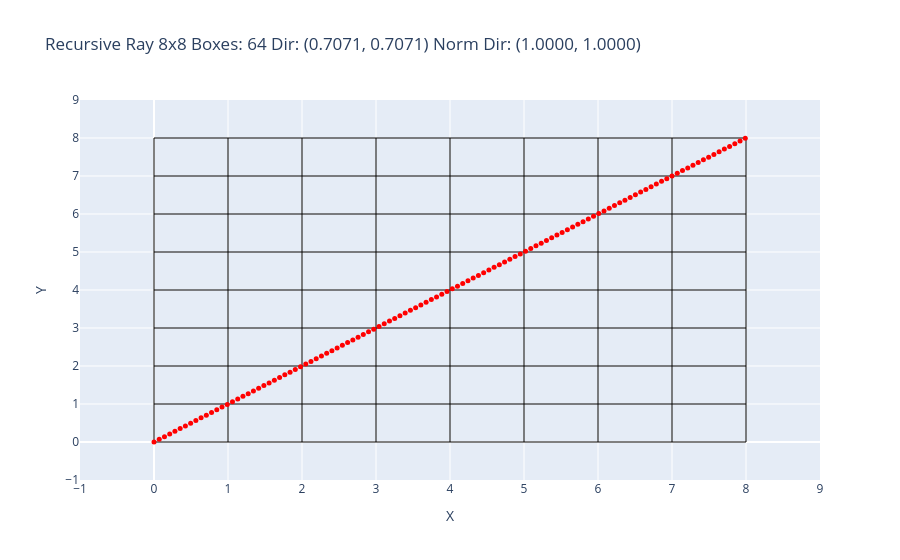

Notebook cell for this chart:
### Code cell
import plotly.graph_objects as go
import numpy as np

# Input 8x8 array (not used in the plot, but defined for completeness)
a = np.array([
    [0, 0, 0, 0, 0, 0, 0, 0],
    [0, 0, 0, 0, 0, 0, 0, 0],
    [0, 0, 0, 0, 0, 0, 0, 0],
    [0, 0, 0, 0, 0, 0, 0, 0],
    [0, 0, 0, 0, 0, 0, 0, 0],
    [0, 0, 0, 0, 0, 0, 0, 0],
    [0, 0, 0, 0, 0, 0, 0, 0],
    [0, 0, 0, 0, 0, 0, 0, 0]
])

# 8x8 grid size
N = 8

# Initial position and normalized direction
origin = np.array([0, 0])
direction = np.array([1, 1]) / np.sqrt(2)

# Initialize figure
fig = go.Figure()

# Plot the 8x8 grid
for i in range(N + 1):
    fig.add_trace(go.Scatter(x=[i, i], y=[0, N], mode='lines', line=dict(color='black', width=1)))
    fig.add_trace(go.Scatter(x=[0, N], y=[i, i], mode='lines', line=dict(color='black', width=1)))

# Plot the ray
t_max = 2 * N  # Maximum distance to trace the ray
t = 0
current_pos = origin.copy()

while t < t_max:
    fig.add_trace(go.Scatter(x=[current_pos[0]], y=[current_pos[1]], mode='markers', marker=dict(color='red', size=5)))
    t += 0.1
    current_pos = origin + t * direction

    # Check if the ray hits a grid boundary
    if current_pos[0] < 0 or current_pos[0] > N or current_pos[1] < 0 or current_pos[1] > N:
        break

# Update layout
fig.update_layout(
    title=f"Recursive Ray 8x8 Boxes: {N*N} Dir: ({direction[0]:.4f}, {direction[1]:.4f}) Norm Dir: ({np.linalg.norm(direction):.4f}, {np.linalg.norm(direction):.4f})",
    xaxis=dict(title="X", range=[-1, N+1], tickmode='linear', tick0=0, dtick=1),
    yaxis=dict(title="Y", range=[-1, N+1], tickmode='linear', tick0=0, dtick=1),
    showlegend=False
)

# Show the plot
fig.show()

### Figure 1 — Plotly figure (JSON) as saved in the notebook; plotly's stock layout.template omitted (floating-point values rounded to 4 significant figures)
{"data": [{"line": {"color": "black", "width": 1}, "mode": "lines", "type": "scatter", "x": [0, 0], "y": [0, 8]}, {"line": {"color": "black", "width": 1}, "mode": "lines", "type": "scatter", "x": [0, 8], "y": [0, 0]}, {"line": {"color": "black", "width": 1}, "mode": "lines", "type": "scatter", "x": [1, 1], "y": [0, 8]}, {"line": {"color": "black", "width": 1}, "mode": "lines", "type": "scatter", "x": [0, 8], "y": [1, 1]}, {"line": {"color": "black", "width": 1}, "mode": "lines", "type": "scatter", "x": [2, 2], "y": [0, 8]}, {"line": {"color": "black", "width": 1}, "mode": "lines", "type": "scatter", "x": [0, 8], "y": [2, 2]}, {"line": {"color": "black", "width": 1}, "mode": "lines", "type": "scatter", "x": [3, 3], "y": [0, 8]}, {"line": {"color": "black", "width": 1}, "mode": "lines", "type": "scatter", "x": [0, 8], "y": [3, 3]}, {"line": {"color": "black", "width": 1}, "mode": "lines", "type": "scatter", "x": [4, 4], "y": [0, 8]}, {"line": {"color": "black", "width": 1}, "mode": "lines", "type": "scatter", "x": [0, 8], "y": [4, 4]}, {"line": {"color": "black", "width": 1}, "mode": "lines", "type": "scatter", "x": [5, 5], "y": [0, 8]}, {"line": {"color": "black", "width": 1}, "mode": "lines", "type": "scatter", "x": [0, 8], "y": [5, 5]}, {"line": {"color": "black", "width": 1}, "mode": "lines", "type": "scatter", "x": [6, 6], "y": [0, 8]}, {"line": {"color": "black", "width": 1}, "mode": "lines", "type": "scatter", "x": [0, 8], "y": [6, 6]}, {"line": {"color": "black", "width": 1}, "mode": "lines", "type": "scatter", "x": [7, 7], "y": [0, 8]}, {"line": {"color": "black", "width": 1}, "mode": "lines", "type": "scatter", "x": [0, 8], "y": [7, 7]}, {"line": {"color": "black", "width": 1}, "mode": "lines", "type": "scatter", "x": [8, 8], "y": [0, 8]}, {"line": {"color": "black", "width": 1}, "mode": "lines", "type": "scatter", "x": [0, 8], "y": [8, 8]}, {"marker": {"color": "red", "size": 5}, "mode": "markers", "type": "scatter", "x": [0], "y": [0]}, {"marker": {"color": "red", "size": 5}, "mode": "markers", "type": "scatter", "x": [0.07071], "y": [0.07071]}, {"marker": {"color": "red", "size": 5}, "mode": "markers", "type": "scatter", "x": [0.1414], "y": [0.1414]}, {"marker": {"color": "red", "size": 5}, "mode": "markers", "type": "scatter", "x": [0.2121], "y": [0.2121]}, {"marker": {"color": "red", "size": 5}, "mode": "markers", "type": "scatter", "x": [0.2828], "y": [0.2828]}, {"marker": {"color": "red", "size": 5}, "mode": "markers", "type": "scatter", "x": [0.3536], "y": [0.3536]}, {"marker": {"color": "red", "size": 5}, "mode": "markers", "type": "scatter", "x": [0.4243], "y": [0.4243]}, {"marker": {"color": "red", "size": 5}, "mode": "markers", "type": "scatter", "x": [0.495], "y": [0.495]}, {"marker": {"color": "red", "size": 5}, "mode": "markers", "type": "scatter", "x": [0.5657], "y": [0.5657]}, {"marker": {"color": "red", "size": 5}, "mode": "markers", "type": "scatter", "x": [0.6364], "y": [0.6364]}, {"marker": {"color": "red", "size": 5}, "mode": "markers", "type": "scatter", "x": [0.7071], "y": [0.7071]}, {"marker": {"color": "red", "size": 5}, "mode": "markers", "type": "scatter", "x": [0.7778], "y": [0.7778]}, {"marker": {"color": "red", "size": 5}, "mode": "markers", "type": "scatter", "x": [0.8485], "y": [0.8485]}, {"marker": {"color": "red", "size": 5}, "mode": "markers", "type": "scatter", "x": [0.9192], "y": [0.9192]}, {"marker": {"color": "red", "size": 5}, "mode": "markers", "type": "scatter", "x": [0.9899], "y": [0.9899]}, {"marker": {"color": "red", "size": 5}, "mode": "markers", "type": "scatter", "x": [1.061], "y": [1.061]}, {"marker": {"color": "red", "size": 5}, "mode": "markers", "type": "scatter", "x": [1.131], "y": [1.131]}, {"marker": {"color": "red", "size": 5}, "mode": "markers", "type": "scatter", "x": [1.202], "y": [1.202]}, {"marker": {"color": "red", "size": 5}, "mode": "markers", "type": "scatter", "x": [1.273], "y": [1.273]}, {"marker": {"color": "red", "size": 5}, "mode": "markers", "type": "scatter", "x": [1.344], "y": [1.344]}, {"marker": {"color": "red", "size": 5}, "mode": "markers", "type": "scatter", "x": [1.414], "y": [1.414]}, {"marker": {"color": "red", "size": 5}, "mode": "markers", "type": "scatter", "x": [1.485], "y": [1.485]}, {"marker": {"color": "red", "size": 5}, "mode": "markers", "type": "scatter", "x": [1.556], "y": [1.556]}, {"marker": {"color": "red", "size": 5}, "mode": "markers", "type": "scatter", "x": [1.626], "y": [1.626]}, {"marker": {"color": "red", "size": 5}, "mode": "markers", "type": "scatter", "x": [1.697], "y": [1.697]}, {"marker": {"color": "red", "size": 5}, "mode": "markers", "type": "scatter", "x": [1.768], "y": [1.768]}, {"marker": {"color": "red", "size": 5}, "mode": "markers", "type": "scatter", "x": [1.838], "y": [1.838]}, {"marker": {"color": "red", "size": 5}, "mode": "markers", "type": "scatter", "x": [1.909], "y": [1.909]}, {"marker": {"color": "red", "size": 5}, "mode": "markers", "type": "scatter", "x": [1.98], "y": [1.98]}, {"marker": {"color": "red", "size": 5}, "mode": "markers", "type": "scatter", "x": [2.051], "y": [2.051]}, {"marker": {"color": "red", "size": 5}, "mode": "markers", "type": "scatter", "x": [2.121], "y": [2.121]}, {"marker": {"color": "red", "size": 5}, "mode": "markers", "type": "scatter", "x": [2.192], "y": [2.192]}, {"marker": {"color": "red", "size": 5}, "mode": "markers", "type": "scatter", "x": [2.263], "y": [2.263]}, {"marker": {"color": "red", "size": 5}, "mode": "markers", "type": "scatter", "x": [2.333], "y": [2.333]}, {"marker": {"color": "red", "size": 5}, "mode": "markers", "type": "scatter", "x": [2.404], "y": [2.404]}, {"marker": {"color": "red", "size": 5}, "mode": "markers", "type": "scatter", "x": [2.475], "y": [2.475]}, {"marker": {"color": "red", "size": 5}, "mode": "markers", "type": "scatter", "x": [2.546], "y": [2.546]}, {"marker": {"color": "red", "size": 5}, "mode": "markers", "type": "scatter", "x": [2.616], "y": [2.616]}, {"marker": {"color": "red", "size": 5}, "mode": "markers", "type": "scatter", "x": [2.687], "y": [2.687]}, {"marker": {"color": "red", "size": 5}, "mode": "markers", "type": "scatter", "x": [2.758], "y": [2.758]}, {"marker": {"color": "red", "size": 5}, "mode": "markers", "type": "scatter", "x": [2.828], "y": [2.828]}, {"marker": {"color": "red", "size": 5}, "mode": "markers", "type": "scatter", "x": [2.899], "y": [2.899]}, {"marker": {"color": "red", "size": 5}, "mode": "markers", "type": "scatter", "x": [2.97], "y": [2.97]}, {"marker": {"color": "red", "size": 5}, "mode": "markers", "type": "scatter", "x": [3.041], "y": [3.041]}, {"marker": {"color": "red", "size": 5}, "mode": "markers", "type": "scatter", "x": [3.111], "y": [3.111]}, {"marker": {"color": "red", "size": 5}, "mode": "markers", "type": "scatter", "x": [3.182], "y": [3.182]}, {"marker": {"color": "red", "size": 5}, "mode": "markers", "type": "scatter", "x": [3.253], "y": [3.253]}, {"marker": {"color": "red", "size": 5}, "mode": "markers", "type": "scatter", "x": [3.323], "y": [3.323]}, {"marker": {"color": "red", "size": 5}, "mode": "markers", "type": "scatter", "x": [3.394], "y": [3.394]}, {"marker": {"color": "red", "size": 5}, "mode": "markers", "type": "scatter", "x": [3.465], "y": [3.465]}, {"marker": {"color": "red", "size": 5}, "mode": "markers", "type": "scatter", "x": [3.536], "y": [3.536]}, {"marker": {"color": "red", "size": 5}, "mode": "markers", "type": "scatter", "x": [3.606], "y": [3.606]}, {"marker": {"color": "red", "size": 5}, "mode": "markers", "type": "scatter", "x": [3.677], "y": [3.677]}, {"marker": {"color": "red", "size": 5}, "mode": "markers", "type": "scatter", "x": [3.748], "y": [3.748]}, {"marker": {"color": "red", "size": 5}, "mode": "markers", "type": "scatter", "x": [3.818], "y": [3.818]}, {"marker": {"color": "red", "size": 5}, "mode": "markers", "type": "scatter", "x": [3.889], "y": [3.889]}, {"marker": {"color": "red", "size": 5}, "mode": "markers", "type": "scatter", "x": [3.96], "y": [3.96]}, {"marker": {"color": "red", "size": 5}, "mode": "markers", "type": "scatter", "x": [4.031], "y": [4.031]}, {"marker": {"color": "red", "size": 5}, "mode": "markers", "type": "scatter", "x": [4.101], "y": [4.101]}, {"marker": {"color": "red", "size": 5}, "mode": "markers", "type": "scatter", "x": [4.172], "y": [4.172]}, {"marker": {"color": "red", "size": 5}, "mode": "markers", "type": "scatter", "x": [4.243], "y": [4.243]}, {"marker": {"color": "red", "size": 5}, "mode": "markers", "type": "scatter", "x": [4.313], "y": [4.313]}, {"marker": {"color": "red", "size": 5}, "mode": "markers", "type": "scatter", "x": [4.384], "y": [4.384]}, {"marker": {"color": "red", "size": 5}, "mode": "markers", "type": "scatter", "x": [4.455], "y": [4.455]}, {"marker": {"color": "red", "size": 5}, "mode": "markers", "type": "scatter", "x": [4.525], "y": [4.525]}, {"marker": {"color": "red", "size": 5}, "mode": "markers", "type": "scatter", "x": [4.596], "y": [4.596]}, {"marker": {"color": "red", "size": 5}, "mode": "markers", "type": "scatter", "x": [4.667], "y": [4.667]}, {"marker": {"color": "red", "size": 5}, "mode": "markers", "type": "scatter", "x": [4.738], "y": [4.738]}, {"marker": {"color": "red", "size": 5}, "mode": "markers", "type": "scatter", "x": [4.808], "y": [4.808]}, {"marker": {"color": "red", "size": 5}, "mode": "markers", "type": "scatter", "x": [4.879], "y": [4.879]}, {"marker": {"color": "red", "size": 5}, "mode": "markers", "type": "scatter", "x": [4.95], "y": [4.95]}, {"marker": {"color": "red", "size": 5}, "mode": "markers", "type": "scatter", "x": [5.02], "y": [5.02]}, {"marker": {"color": "red", "size": 5}, "mode": "markers", "type": "scatter", "x": [5.091], "y": [5.091]}, {"marker": {"color": "red", "size": 5}, "mode": "markers", "type": "scatter", "x": [5.162], "y": [5.162]}, {"marker": {"color": "red", "size": 5}, "mode": "markers", "type": "scatter", "x": [5.233], "y": [5.233]}, {"marker": {"color": "red", "size": 5}, "mode": "markers", "type": "scatter", "x": [5.303], "y": [5.303]}, {"marker": {"color": "red", "size": 5}, "mode": "markers", "type": "scatter", "x": [5.374], "y": [5.374]}, {"marker": {"color": "red", "size": 5}, "mode": "markers", "type": "scatter", "x": [5.445], "y": [5.445]}, {"marker": {"color": "red", "size": 5}, "mode": "markers", "type": "scatter", "x": [5.515], "y": [5.515]}, {"marker": {"color": "red", "size": 5}, "mode": "markers", "type": "scatter", "x": [5.586], "y": [5.586]}, {"marker": {"color": "red", "size": 5}, "mode": "markers", "type": "scatter", "x": [5.657], "y": [5.657]}, {"marker": {"color": "red", "size": 5}, "mode": "markers", "type": "scatter", "x": [5.728], "y": [5.728]}, {"marker": {"color": "red", "size": 5}, "mode": "markers", "type": "scatter", "x": [5.798], "y": [5.798]}, {"marker": {"color": "red", "size": 5}, "mode": "markers", "type": "scatter", "x": [5.869], "y": [5.869]}, {"marker": {"color": "red", "size": 5}, "mode": "markers", "type": "scatter", "x": [5.94], "y": [5.94]}, {"marker": {"color": "red", "size": 5}, "mode": "markers", "type": "scatter", "x": [6.01], "y": [6.01]}, {"marker": {"color": "red", "size": 5}, "mode": "markers", "type": "scatter", "x": [6.081], "y": [6.081]}, {"marker": {"color": "red", "size": 5}, "mode": "markers", "type": "scatter", "x": [6.152], "y": [6.152]}, {"marker": {"color": "red", "size": 5}, "mode": "markers", "type": "scatter", "x": [6.223], "y": [6.223]}, {"marker": {"color": "red", "size": 5}, "mode": "markers", "type": "scatter", "x": [6.293], "y": [6.293]}, {"marker": {"color": "red", "size": 5}, "mode": "markers", "type": "scatter", "x": [6.364], "y": [6.364]}, {"marker": {"color": "red", "size": 5}, "mode": "markers", "type": "scatter", "x": [6.435], "y": [6.435]}, {"marker": {"color": "red", "size": 5}, "mode": "markers", "type": "scatter", "x": [6.505], "y": [6.505]}, {"marker": {"color": "red", "size": 5}, "mode": "markers", "type": "scatter", "x": [6.576], "y": [6.576]}, {"marker": {"color": "red", "size": 5}, "mode": "markers", "type": "scatter", "x": [6.647], "y": [6.647]}, {"marker": {"color": "red", "size": 5}, "mode": "markers", "type": "scatter", "x": [6.718], "y": [6.718]}, {"marker": {"color": "red", "size": 5}, "mode": "markers", "type": "scatter", "x": [6.788], "y": [6.788]}, {"marker": {"color": "red", "size": 5}, "mode": "markers", "type": "scatter", "x": [6.859], "y": [6.859]}, {"marker": {"color": "red", "size": 5}, "mode": "markers", "type": "scatter", "x": [6.93], "y": [6.93]}, {"marker": {"color": "red", "size": 5}, "mode": "markers", "type": "scatter", "x": [7.0], "y": [7.0]}, {"marker": {"color": "red", "size": 5}, "mode": "markers", "type": "scatter", "x": [7.071], "y": [7.071]}, {"marker": {"color": "red", "size": 5}, "mode": "markers", "type": "scatter", "x": [7.142], "y": [7.142]}, {"marker": {"color": "red", "size": 5}, "mode": "markers", "type": "scatter", "x": [7.212], "y": [7.212]}, {"marker": {"color": "red", "size": 5}, "mode": "markers", "type": "scatter", "x": [7.283], "y": [7.283]}, {"marker": {"color": "red", "size": 5}, "mode": "markers", "type": "scatter", "x": [7.354], "y": [7.354]}, {"marker": {"color": "red", "size": 5}, "mode": "markers", "type": "scatter", "x": [7.425], "y": [7.425]}, {"marker": {"color": "red", "size": 5}, "mode": "markers", "type": "scatter", "x": [7.495], "y": [7.495]}, {"marker": {"color": "red", "size": 5}, "mode": "markers", "type": "scatter", "x": [7.566], "y": [7.566]}, {"marker": {"color": "red", "size": 5}, "mode": "markers", "type": "scatter", "x": [7.637], "y": [7.637]}, {"marker": {"color": "red", "size": 5}, "mode": "markers", "type": "scatter", "x": [7.707], "y": [7.707]}, {"marker": {"color": "red", "size": 5}, "mode": "markers", "type": "scatter", "x": [7.778], "y": [7.778]}, {"marker": {"color": "red", "size": 5}, "mode": "markers", "type": "scatter", "x": [7.849], "y": [7.849]}, {"marker": {"color": "red", "size": 5}, "mode": "markers", "type": "scatter", "x": [7.92], "y": [7.92]}, {"marker": {"color": "red", "size": 5}, "mode": "markers", "type": "scatter", "x": [7.99], "y": [7.99]}], "layout": {"showlegend": false, "title": {"text": "Recursive Ray 8x8 Boxes: 64 Dir: (0.7071, 0.7071) Norm Dir: (1.0000, 1.0000)"}, "xaxis": {"dtick": 1, "range": [-1, 9], "tick0": 0, "tickmode": "linear", "title": {"text": "X"}}, "yaxis": {"dtick": 1, "range": [-1, 9], "tick0": 0, "tickmode": "linear", "title": {"text": "Y"}}}}
